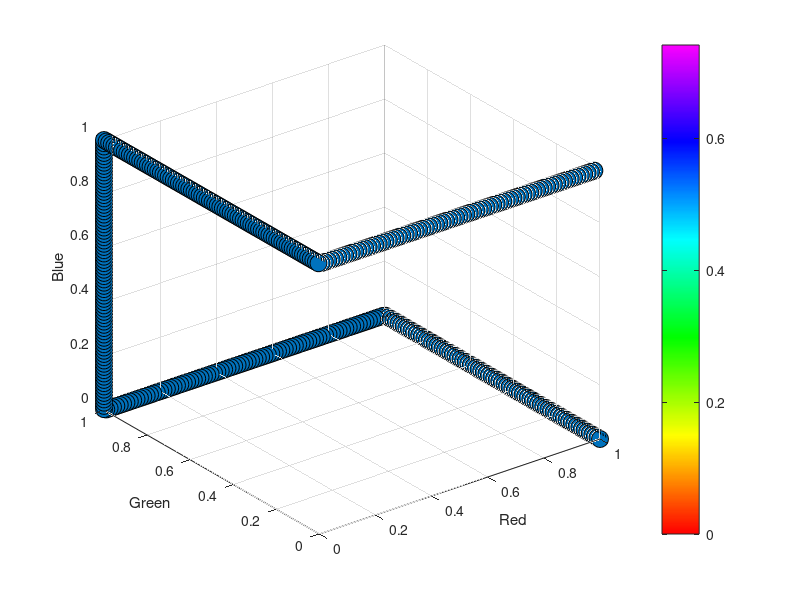

MATLAB code for this plot: (Note: this script raises an error after producing the figure.)
 % See if colormap is cyclic

 n_color = 500;
 cmap = hsv(n_color);
 my_colormap = colormap(cmap(1:floor(n_color*5/6),:));
 %my_colormap = cmap;

 figure;
 h = scatter3(my_colormap(:,1),my_colormap(:,2),my_colormap(:,3),150,'filled','MarkerEdgeColor','k');
 xlabel('Red')
 ylabel('Green')
 zlabel('Blue')
 colormap(my_colormap)
 colorbar
 ax=gca;
 ax.FontSize = 24;
 h.CData = my_colormap;
 set(gca,'colormap',my_colormap)
 ax.GridAlpha = 0.3;